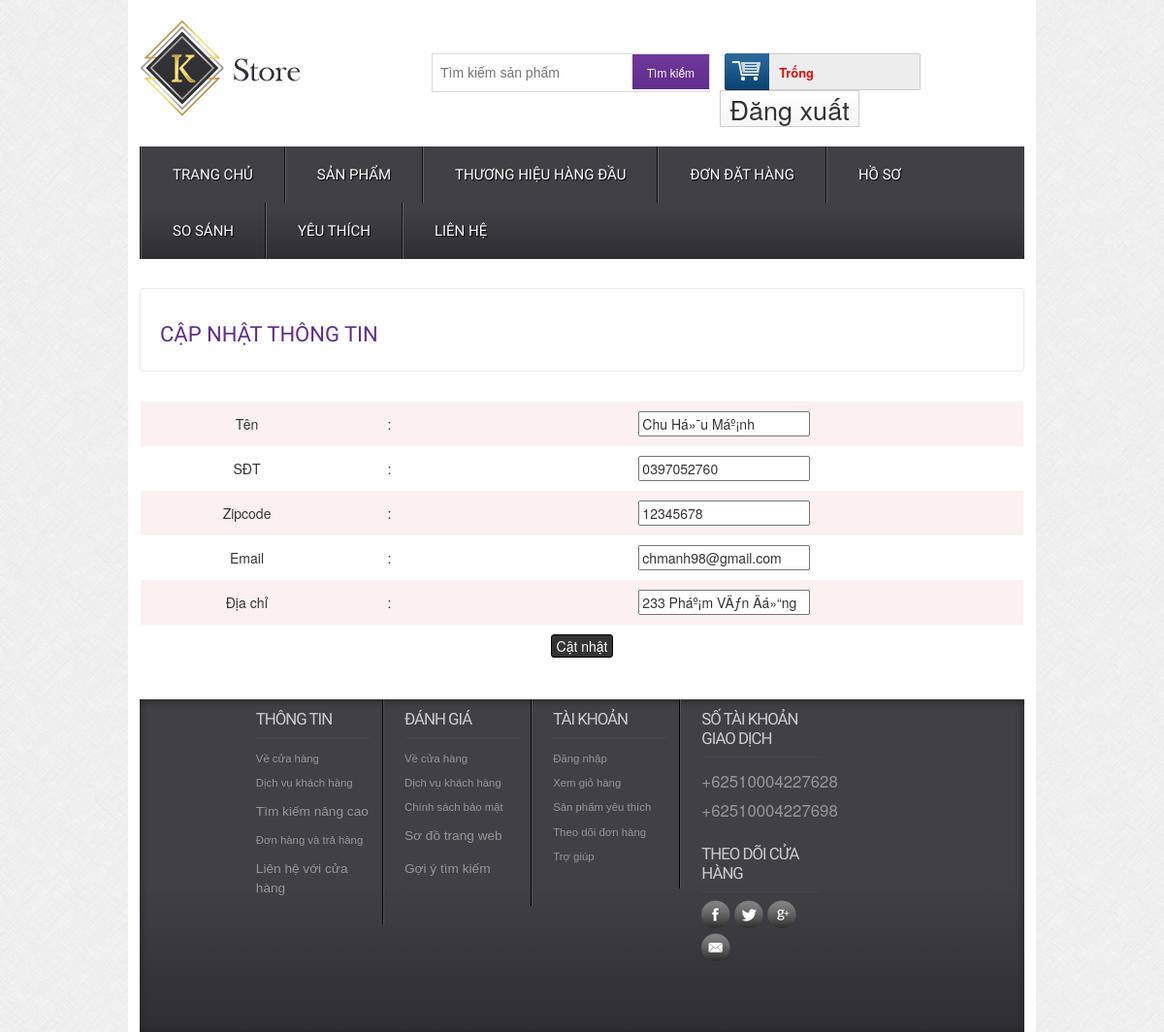
The page /DoAn/editprofile.php (signed in) on the database its author committed.
### tables this page shows
CREATE TABLE IF NOT EXISTS `tbl_customer` (
`id` int(11) NOT NULL,
  `name` varchar(200) NOT NULL,
  `address` varchar(200) NOT NULL,
  `city` varchar(30) NOT NULL,
  `country` varchar(30) NOT NULL,
  `zipcode` varchar(30) NOT NULL,
  `phone` varchar(30) NOT NULL,
  `email` varchar(50) NOT NULL,
  `password` varchar(200) NOT NULL
);

### DoAn/classes/customer.php (called while the page is built, shortened)
<?php
	$filepath = realpath(dirname(__FILE__));
	include_once ($filepath.'/../lib/database.php');
?>
<?php
	class customer
	{
		private $db;
		public function __construct()
		{
			$this->db = new Database();
		}
		public function show_customers($id){
			$query = "SELECT * FROM tbl_customer WHERE id='$id'";
			$result = $this->db->select($query);
			return $result;
		}
	}
?>

### DoAn/lib/database.php (called while the page is built, shortened)
<?php
Class Database{
   public $host   = DB_HOST;
   public $user   = DB_USER;
   public $pass   = DB_PASS;
   public $dbname = DB_NAME;
   public $link;
private function connectDB(){
   $this->link = new mysqli($this->host, $this->user, $this->pass,
    $this->dbname);
 }
public function select($query){
  $result = $this->link->query($query) or
   die($this->link->error.__LINE__);
  if($result->num_rows > 0){
    return $result;
  } else {
    return false;
  }
 }
}

### DoAn/lib/session.php (called while the page is built, shortened)
<?php
class Session{
 public static function get($key){
    if (isset($_SESSION[$key])) {
     return $_SESSION[$key];
    } else {
     return false;
    }
 }
}
?>

### DoAn/editprofile.php (the view, shortened to what this page needs)
<?php
	include 'inc/header.php';
?>
 <div class="main">
    <div class="content">
    	<div class="section group">
    		<div class="content_top">
	    		<div class="heading">
	    		<h3>Cập nhật thông tin</h3>
	    		</div>
    		</div>
			<form action="" method="post">
			<table class="tblone">
				<tr>
				</tr>
				<?php
				$id = Session::get('customer_id');
				$get_customers = $cs->show_customers($id);
				if($get_customers){
					while($result = $get_customers->fetch_assoc()){
				?>
				<tr>
					<td>Tên</td>
					<td>:</td>
					<td><input type="text" name="name" value="<?php echo $result['name'] ?>"></td>
				</tr>
				<tr>
					<td>SĐT</td>
					<td>:</td>
					<td><input type="text" name="phone" value="<?php echo $result['phone'] ?>"></td>
				</tr>
				<tr>
					<td>Zipcode</td>
					<td>:</td>
					<td><input type="text" name="zipcode" value="<?php echo $result['zipcode'] ?>"></td>
				</tr>
				<tr>
					<td>Email</td>
					<td>:</td>
					<td><input type="text" name="email" value="<?php echo $result['email'] ?>"></td>
				</tr>
				<tr>
					<td>Địa chỉ</td>
					<td>:</td>
					<td><input type="text" name="address" value="<?php echo $result['address'] ?>"></td>
				</tr>
				<tr>
					<td colspan="3"><input type="submit" name="save" value="Cật nhật"></td>
				</tr>
				<?php
					}
				}
				?>
			</table>
			</form>
 		</div>
 	</div>
<?php
	include 'inc/footer.php';
 ?>

### DoAn/css/style.css (style rules this page uses)
html,body,div,span,applet,object,iframe,h1,h2,h3,h4,h5,h6,p,blockquote,pre,a,abbr,acronym,address,big,cite,code,del,dfn,em,img,ins,kbd,q,s,samp,small,strike,strong,sub,sup,tt,var,b,u,i,dl,dt,dd,ol,nav ul,nav li,fieldset,form,label,legend,table,caption,tbody,tfoot,thead,tr,th,td,article,aside,canvas,details,embed,figure,figcaption,footer,header,hgroup,menu,nav,output,ruby,section,summary,time,mark,audio,video { margin:0;padding:0;border:0;font-size:100%;font:inherit;vertical-align:baseline; }
table { border-collapse:collapse;border-spacing:0; }
body { font-family:Arial, Helvetica, sans-serif; background:url(../images/body_bg3.jpg); }
.section { clear: both; padding: 0px; margin: 0px; }
.group:before, .group:after { content:""; display:table; }
.group:after { clear:both; }
.group { zoom:1; }
.content { padding:20px 0; background:#FFF; }
.content_top { padding:15px 20px; border:1px solid #EBE8E8; border-radius:3px; }
.heading { float:left; margin-right:10%; }
.heading h3 { font-family: 'Monda', sans-serif; font-size:22px; color:#602D8D; text-transform:uppercase; }
.tblone { border: 1px solid #fff; margin-bottom: 12px; width: 100%; }
.tblone td { padding:10px;text-align:center; }
table.tblone tr:nth-child(2n+1) { background:#fff;height:30px; }
table.tblone tr:nth-child(2n) { background:#fdf0f1;height:30px; }
table.tblone input[type="submit"] { background: #333 none repeat scroll 0 0; border: 1px solid #000; border-radius: 3px; color: #fff; cursor: pointer; font-size: 14px; padding: 1px 5px; }

### rows shown on the page
tbl_customer: name "Chu Há»¯u Máº¡nh", phone "0397052760", zipcode "12345678", email "chmanh98@gmail.com", address "233 Pháº¡m VÄƒn Äá»“ng"
